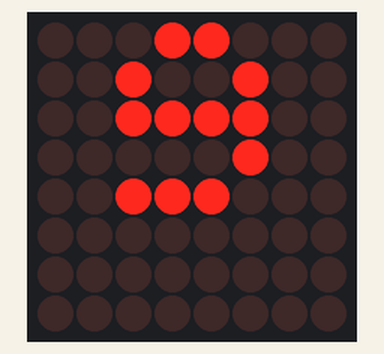
Recording of a sketch running on a simulated Arduino Uno, built with avr-gcc and run on an emulated ATmega328P. Parts: 8×8 LED matrix.

Above: at 0.1 s.

The sketch:

Alphabet.ino
```cpp
#include <LedControl.h>;

LedControl lc=LedControl(12,10,11,1);

unsigned long delaytime1=500;
unsigned long delaytime2=50;

void setup()
{
  lc.shutdown(0,false);
  lc.setIntensity(0,3); //Brightness
  lc.clearDisplay(0); //clear
}

void writeMatrix()
{
byte A[5]={B00011100, B00100010, B00100010, B00111110, B00100010};
byte B[5] = {B00111100, B00100010, B00111100, B00100010, B00111100};
byte C[5] = {B00011110, B00100000, B00100000, B00100000, B00011110};
byte D[5] = {B00111000, B00100100, B00100010, B00100010, B00111000};
byte E[5] = {B00111100, B00100000, B00111100, B00100000, B00111100};
byte F[5] = {B00111100, B00100000, B00111100, B00100000, B00100000};
byte G[5] = {B00011110, B00100000, B00101110, B00100010, B00011110};
byte H[5] = {B00100010, B00100010, B00111110, B00100010, B00100010};
byte I[5] = {B00011100, B00001000, B00001000, B00001000, B00011100};
byte J[5] = {B00001100, B00000100, B00000100, B00100100, B00111000};
byte K[5] = {B00100100, B00101000, B00110000, B00101000, B00100100};
byte L[5] = {B00100000, B00100000, B00100000, B00100000, B00111100};
byte M[5] = {B00100010, B00110110, B00101010, B00100010, B00100010};
byte N[5] = {B00100010, B00110010, B00101010, B00100110, B00100010};
byte O[5] = {B00011100, B00100010, B00100010, B00100010, B00011100};
byte P[5] = {B00111000, B00100100, B00111000, B00100000, B00100000};
byte Q[5] = {B00011100, B00100010, B00100010, B00100110, B00011110};
byte R[5] = {B00111000, B00100100, B00111000, B00101000, B00100100};
byte S[5] = {B00011110, B00100000, B00011100, B00000010, B00111100};
byte T[5] = {B00111110, B00001000, B00001000, B00001000, B00001000};
byte U[5] = {B00100010, B00100010, B00100010, B00100010, B00011100};
byte V[5] = {B00100010, B00100010, B00100010, B00010100, B00001000};
byte W[5] = {B00100010, B00100010, B00101010, B00110110, B00100010};
byte X[5] = {B00100010, B00010100, B00001000, B00010100, B00100010};
byte Y[5] = {B00100010, B00010100, B00001000, B00001000, B00001000};
byte Z[5] = {B00111110, B00000100, B00001000, B00010000, B00111110};

byte a[5] = {B00000000, B00011100, B00000010, B00111110, B00111110};
byte b[5] = {B00100000, B00111100, B00100010, B00100010, B00111100};
byte c[5] = {B00000000, B00011110, B00100000, B00100000, B00011110};
byte d[5] = {B00000010, B00011110, B00100010, B00100010, B00011110};
byte e[5] = {B00000000, B00011100, B00111110, B00100000, B00011100};
byte f[5] = {B00001110, B00010000, B00111100, B00010000, B00010000};
byte g[5] = {B00011110, B00100010, B00100010, B00011110, B00111110};
byte h[5] = {B00100000, B00111100, B00100010, B00100010, B00100010};
byte i[5] = {B00001000, B00000000, B00011000, B00001000, B00011100};
byte j[5] = {B00000100, B00000000, B00000100, B00100100, B00011000};
byte k[5] = {B00100000, B00100100, B00111000, B00100100, B00100010};
byte l[5] = {B00011000, B00001000, B00001000, B00001000, B00011100};
byte m[5] = {B00000000, B00110100, B00101010, B00101010, B00100010};
byte n[5] = {B00000000, B00111100, B00100010, B00100010, B00100010};
byte o[5] = {B00000000, B00011100, B00100010, B00100010, B00011100};
byte p[5] = {B00111100, B00100010, B00100010, B00111100, B00100000};
byte q[5] = {B00011110, B00100010, B00100010, B00011110, B00000010};
byte r[5] = {B00000000, B00111110, B00100000, B00100000, B00100000};
byte s[5] = {B00000000, B00011110, B00111000, B00000110, B00111100};
byte t[5] = {B00010000, B00111110, B00010000, B00010000, B00001100};
byte u[5] = {B00000000, B00100010, B00100010, B00100010, B00011110};
byte v[5] = {B00000000, B00100010, B00100010, B00010100, B00001000};
byte w[5] = {B00000000, B00100010, B00101010, B00101010, B00010100};
byte x[5] = {B00000000, B00100010, B00010100, B00001000, B00100010};
byte y[5] = {B00000000, B00100010, B00100010, B00011110, B00000110};
byte z[5] = {B00000000, B00111110, B00001100, B00010000, B00111110};

byte zero[5] =  {B00011000, B00100100, B00100100, B00100100, B00011000};
byte one[5] =   {B00001000, B00011000, B00001000, B00001000, B00011100};
byte two[5] =   {B00011100, B00100100, B00001000, B00010000, B00111110};
byte three[5] = {B00111000, B00000100, B00011000, B00000100, B00111000};
byte four[5] =  {B00000100, B00001100, B00010100, B00111110, B00000100};
byte five[5] =  {B00111100, B00100000, B00111000, B00000100, B00111000};
byte six[5] =   {B00011000, B00100000, B00111000, B00100100, B00011000};
byte seven[5] = {B00111100, B00000100, B00001000, B00010000, B00010000};
byte eight[5] = {B00011000, B00100100, B00011000, B00100100, B00011000};
byte nine[5] =  {B00011000, B00100100, B00111100, B00000100, B00111000};

  lc.setRow(0,0,nine[0]);
  lc.setRow(0,1,nine[1]);
  lc.setRow(0,2,nine[2]);
  lc.setRow(0,3,nine[3]);
  lc.setRow(0,4,nine[4]);
}

void loop() {
  writeMatrix();

}
```
